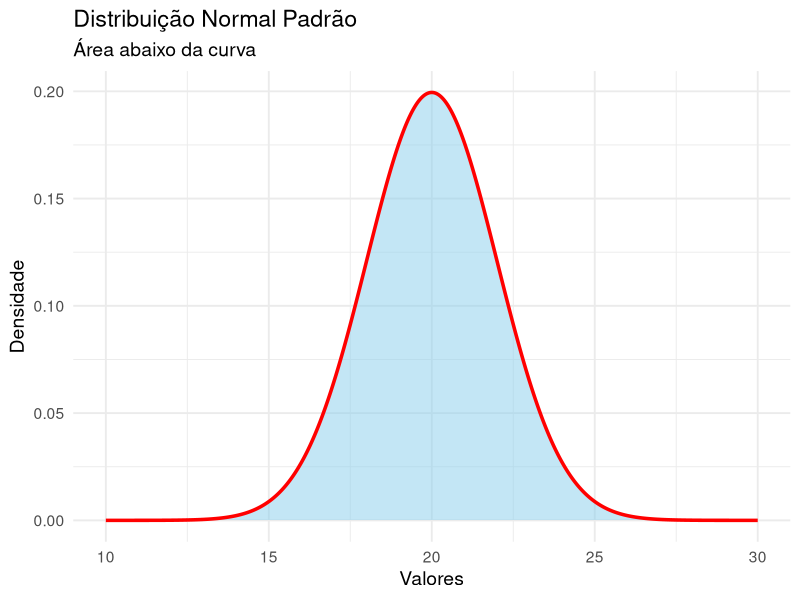
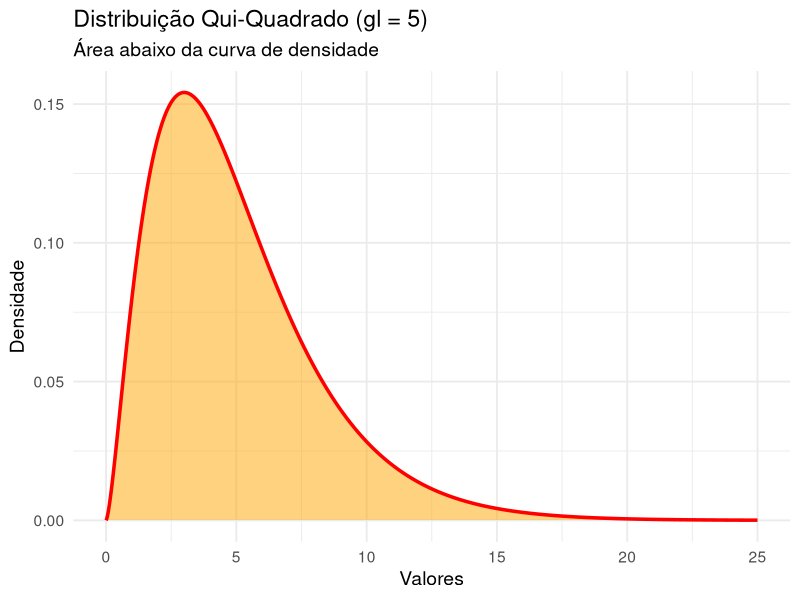
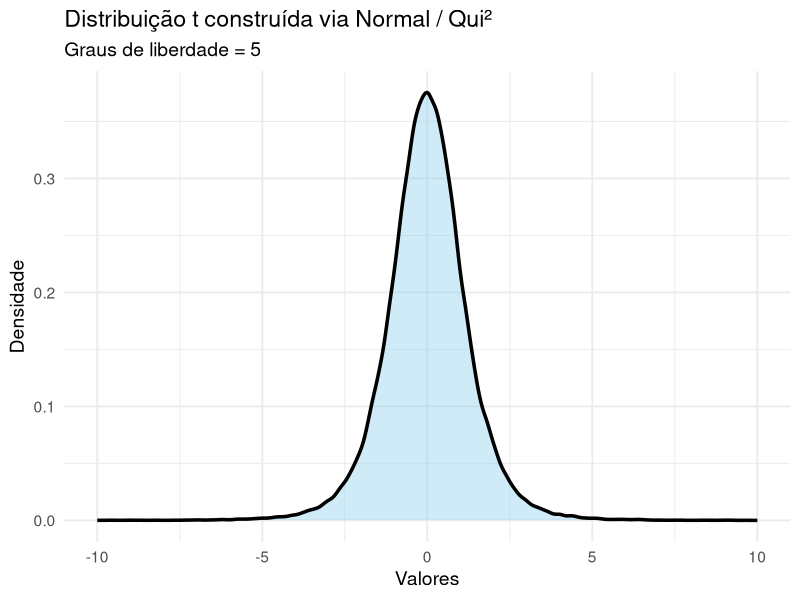

The R source for these figures, in order:
# =========================================================
# Normal / raiz(Chi²/gl) = distribuição t
# =========================================================

library(tidyverse)

set.seed(123)


# =========================================================
# 1. DISTRIBUIÇÃO NORMAL PADRÃO
# =========================================================

# sequência de x
x <- seq(10, 30, length.out = 1000)

# densidade normal
dados_norm <- tibble(
  x = x,
  y = dnorm(x, mean = 20, sd = 2)
)

graf_normal <- ggplot(dados_norm, aes(x = x, y = y)) +

  # preenchimento
  geom_area(
    fill = "skyblue",
    alpha = 0.5
  ) +

  # linha
  geom_line(
    color = "red",
    linewidth = 1.2
  ) +
  xlim(10, 30) +

  labs(
    title = "Distribuição Normal Padrão",
    subtitle = "Área abaixo da curva",
    x = "Valores",
    y = "Densidade"
  ) +

  theme_minimal(base_size = 14)

graf_normal

# =========================================================
# 2. DISTRIBUIÇÃO QUI-QUADRADO
# =========================================================

gl <- 5

# sequência de x
x <- seq(0, 25, length.out = 1000)

# densidade teórica Qui²
dados_chi_teorico <- tibble(
  x = x,
  y = dchisq(x, df = gl)
)

graf_chi <- ggplot(dados_chi_teorico, aes(x = x, y = y)) +

  # preenchimento
  geom_area(
    fill = "orange",
    alpha = 0.5
  ) +

  # linha da densidade
  geom_line(
    color = "red",
    linewidth = 1.2
  ) +

  labs(
    title = paste0("Distribuição Qui-Quadrado (gl = ", gl, ")"),
    subtitle = "Área abaixo da curva de densidade",
    x = "Valores",
    y = "Densidade"
  ) +

  theme_minimal(base_size = 14)

graf_chi

# =========================================================
# 3. CONSTRUÇÃO DA DISTRIBUIÇÃO t
# =========================================================
Z <- rnorm(100000, mean = 20, sd = 2)
U <- rchisq(100000, df = gl)

T_sim <- (Z - 20) / 2 / sqrt(U / gl)

dados_t <- tibble(
  valor = T_sim
)

graf_t <- ggplot(dados_t, aes(x = valor)) +

  # área preenchida
  geom_density(
    fill = "skyblue",
    alpha = 0.4,
    color = NA
  ) +

  # densidade simulada
  geom_density(
    linewidth = 1.2
  ) +
  xlim(-10, 10) +

  labs(
    title = "Distribuição t construída via Normal / Qui²",
    subtitle = paste0("Graus de liberdade = ", gl),
    x = "Valores",
    y = "Densidade"
  ) +

  theme_minimal(base_size = 14)

graf_t
